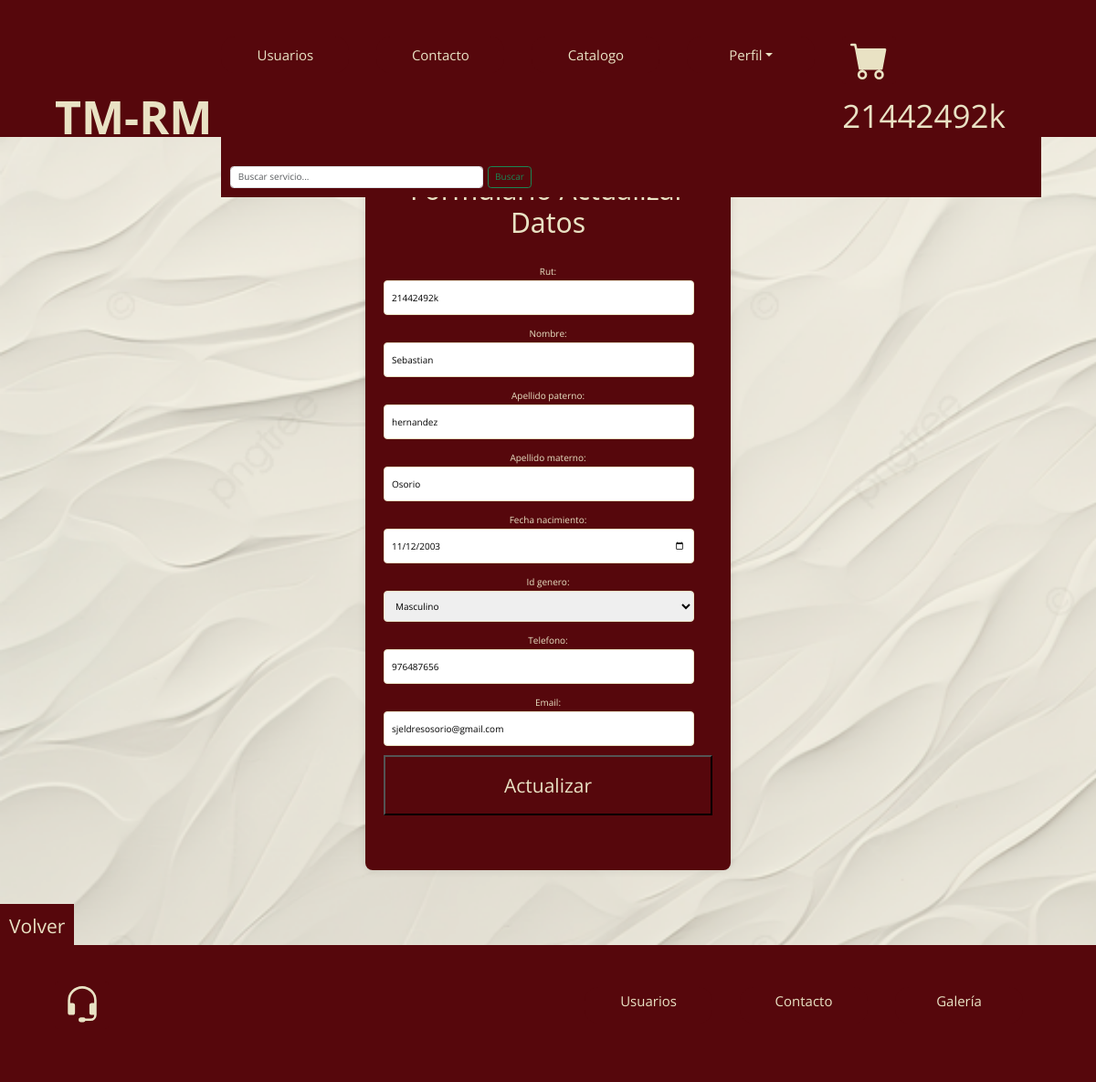
The app's page /Usuario_edit/21442492k with its own data.
### taller1/models.py (models this page shows)
class Usuario(models.Model):
    rut = models.CharField(primary_key=True, max_length=10)
    nombre = models.CharField(max_length=20)
    apellido_paterno = models.CharField(max_length=20)
    apellido_materno = models.CharField(max_length=20)
    fecha_nacimiento = models.DateField(blank=False, null=False)
    id_genero = models.ForeignKey(Genero, on_delete=models.CASCADE, db_column='idGenero')
    telefono = models.CharField(max_length=45)
    email = models.EmailField(unique=True, max_length=100, blank=True, null=True)
    def __str__(self):
        return self.rut

### taller1/views.py (the view)
# urls.py: path('Usuario_edit/<str:pk>', views.Usuario_edit, name='Usuario_edit'),
def Usuario_edit(request, pk):
    usuario = get_object_or_404(Usuario, rut=pk)  # Utiliza get_object_or_404 para manejar usuarios no existentes
    if request.method == "POST":
        form = UsuarioForm(request.POST, instance=usuario)
        if form.is_valid():  # Asegúrate de que el formulario es válido antes de guardar
            form.save()
            mensaje = "Bien, datos actualizados..."
            return redirect('Usuario_edit', pk=usuario.rut)  # Redirige a una página de detalle o lista después de guardar
        else:
            mensaje = "Error, datos no válidos."
    else:
        form = UsuarioForm(instance=usuario)
        mensaje = ""
    context = {'usuario': usuario, 'form': form, 'mensaje': mensaje}
    return render(request, 'taller1/usuarios_edit.html', context)

### taller1/forms.py
class UsuarioForm(forms.ModelForm):
    class Meta:
        model = Usuario
        fields = ['rut', 'nombre', 'apellido_paterno', 'apellido_materno', 'fecha_nacimiento', 'id_genero', 'telefono', 'email']
        widgets = {
            'fecha_nacimiento': forms.DateInput(attrs={'type': 'date'}),
        }
    def __init__(self, *args, **kwargs):
        super().__init__(*args, **kwargs)
        self.fields['id_genero'].queryset = Genero.objects.all()

### taller1/models.py (called while the page is built)
    def __str__(self):
        return self.genero

### taller1/templates/taller1/usuarios_edit.html (shortened to what this page needs)
{% extends 'taller1/base.html' %}
{% load static %}
{% block content %}
    <div class="contenedor_formulario">
        <div class="contenedor_form_agregar">
            <h2>Formulario Actualizar Datos</h2><br>
            <form class="form_agregar" method="POST">
                {{ form.as_table }}
                <input class="input_agregar" type="submit" value="Actualizar">
            </form>
            <br><br>
        </div>
    </div>
    <br>
    <a class="btn_agregar" href="{% url 'crud' %}">Volver</a><br>
{% endblock %}

### taller1/templates/taller1/base.html (shortened to what this page needs)
{% load static %}
<!DOCTYPE html>
<html lang="en">
  <head>
    {% load bootstrap5 %}
    {% bootstrap_css %}
    <link rel="stylesheet" href="{% static 'css/Styles.css' %}" />
  </head>
  <body>
    <header>
      <div class="contenedor">
        <nav class="navbar navbar-expand-lg barra">
          <a class="navbar-brand logo" href="{% url 'index' %}"><h1 class="tamano__logo logo__bold no-margin centrar-texto">TM-RM</h1></a>
          <div class="collapse navbar-collapse" id="navbarNav">
            <ul class="navbar-nav ms-auto navegacion">
              <li class="nav-item">
                <a class="nav-link navegacion__enlace buttonNav" href="{% url 'noticias' %}">Usuarios</a>
              </li>
              <li class="nav-item">
                <a class="nav-link navegacion__enlace buttonNav" href="{% url 'contacto' %}">Contacto</a>
              </li>
              <li class="nav-item">
                <a class="nav-link navegacion__enlace buttonNav" href="{% url 'catalogo' %}">Catalogo</a>
              </li>
              <li class="nav-item dropdown">
                <a class="nav-link dropdown-toggle navegacion__enlace buttonNav" href="#" id="navbarDropdown" role="button" data-bs-toggle="dropdown" aria-expanded="false">Perfil</a>
              </li>
              <li class="nav-item">
                <a class="logo" href="{% url 'carrito' %}">
                <button id="carritoBtn" class="btn carrito navegacion__enlace" type="button">
              </button>
                  {% if usuario != None %}
                      {{usuario}}
                  {% else %}
                      login
                  {% endif %}
                </a>
              </li>
              <li class="nav-item barra__busqueda">
                <form class="d-flex" id="searchForm">
                  <input class="form-control me-2" type="search" placeholder="Buscar servicio..." aria-label="Buscar" required>
                  <button class="btn btn-outline-success" type="submit">Buscar</button>
              </form>
              </li>
            </ul>
          </div>
        </nav>
      </div>
    </header>
    {% block content %}
    {% endblock %}
    <footer>
      <div class="contenedor">
        <div class="barra">
          <a class="logo" href="{% url 'contacto' %}">
            <button class="btn carrito navegacion__enlace" type="button" data-placement="bottom">
            </button>
          </a>
          <nav class="navegacion">
            <a href="{% url 'crud' %}" class="navegacion__enlace buttonNav">Usuarios</a>
            <a href="{% url 'contacto' %}" class="navegacion__enlace buttonNav">Contacto</a>
            <a href="{% url 'catalogo' %}" class="navegacion__enlace buttonNav">Galería</a>
          </nav>
        </div>
      </div>
    </footer>
  </body>
</html>

### taller1/static/css/Styles.css (style rules this page uses)
:root { --ColorPrincipal: #56070C; --colorSecundario: #e9e2c4; --colorFormularioFondo: #56070ce0; --colorFormulario: #eae2c337; --fuenteHeading: 'Segoe UI', Tahoma, Geneva, Verdana, sans-serif; --fuenteParrafos: 'Open Sans', sans-serif; }
html { box-sizing: border-box; font-size: 62.5%; }
*, *:before, *:after { box-sizing: inherit; }
body { font-family: var(--fuenteParrafos); font-size: 1rem; line-height: 2; margin: 0; background-image: url('/static/img/fondo2.png'); background-size: cover; background-attachment: fixed; }
a { text-decoration: none; }
h1, h2, h3, h4 { font-family: var(--fuenteHeading); line-height: 1.2; }
h1 { font-size: 7rem; }
h2 { font-size: 3rem; }
.no-margin { margin: 0; }
.centrar-texto { text-align: center; }
.contenedor { width: 90%; max-width: 170rem; margin: 0 auto; }
header, footer { background-color: var(--ColorPrincipal); height: 15rem; background-size: cover; background-repeat: no-repeat; background-position: center; }
.tamano__logo { font-size: 5rem; }
.logo { color: var(--colorSecundario); font-size: 3.5rem; }
.logo__bold { font-weight: 700; }
.barra { padding-top: 4rem; display: flex; justify-content: space-between; align-items: center; font-size: 2rem; }
.navegacion { display: flex; gap: 1rem; background-color: var(--ColorPrincipal); flex-wrap: wrap; }
.buttonNav { background-color: transparent; color: #fff; width: 14rem; height: 4rem; text-align: center; transition: all 0.6s ease; border-radius: 1em; }
.navegacion__enlace { display: block; text-align: center; font-size: 1.5rem; color: var(--colorSecundario); background-color: var(--ColorPrincipal); margin-right: 2rem; }
.barra__busqueda { padding: 1rem; width: 35rem; }
.carrito svg { width: 4.2rem; height: 4.2rem; display: flex; justify-content: center; }
.btn_agregar, .btn_form, .input_agregar { font-size: 2.1rem; background-color: var(--ColorPrincipal); color: var(--colorSecundario); font-family: var(--fuenteParrafos); padding: 1rem; transition: all 0.6s ease; }
.contenedor_formulario { display: flex; justify-content: center; width: 100%; gap: 10rem; }
.contenedor_form_agregar { background-color: var(--ColorPrincipal); padding: 2rem; border-radius: 0.8rem; box-shadow: 0 0 1rem rgba(0, 0, 0, 0.1); width: 40rem; margin: 2rem; text-align: center; color: var(--colorSecundario); }
.form_agregar { display: flex; flex-direction: column; align-items: stretch ; }
.form_agregar input[type="text"], .form_agregar input[type="email"], .form_agregar input[type="date"], .form_agregar select { width: calc(100% - 20px); padding: 8px; margin-bottom: 10px; border: 1px solid var(--colorSecundario); border-radius: 4px; }

### records on screen
Usuario: rut "21442492k", nombre "Sebastian", apellido_paterno "hernandez", apellido_materno "Osorio", fecha_nacimiento "11/12/2003", telefono "976487656", email "sjeldresosorio@gmail.com"
